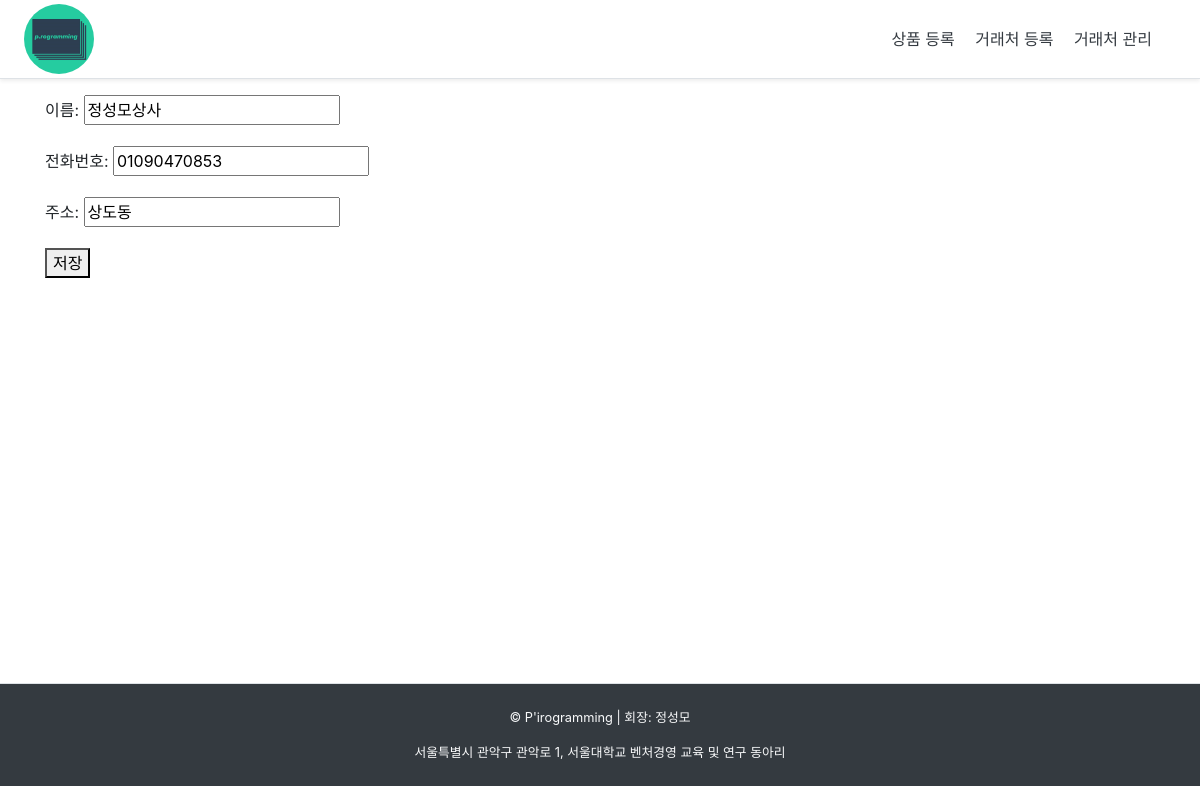
/client/edit/1, run on the app's committed database.
### shop/models.py (models this page shows, shortened)
class Client(models.Model):
    name = models.CharField(max_length=40, verbose_name='이름')
    phone = models.CharField(max_length=40, verbose_name='전화번호')
    address = models.CharField(max_length=100, verbose_name='주소')

### shop/views.py (the view)
# urls.py: path('client/edit/<int:pk>', views.edit_client, name='edit_client'),
def edit_client(request, pk):
    client = Client.objects.get(pk=pk)
    if request.method == 'POST':
        form = ClientForm(request.POST, request.FILES, instance=client)
        if form.is_valid():
            form.save()
        return redirect(client)
    else:
        form = ClientForm(instance=client)
        context = {
            'form': form
        }
        return render(request, 'shop/create_client.html', context)

### shop/forms.py
class ClientForm(ModelForm):
    class Meta:
        model = Client
        fields = '__all__'

### shop/templates/shop/create_client.html (shortened to what this page needs)
{% extends 'index.html' %}
{% block content %}
    <div>
        <form action="" method="POST" enctype="multipart/form-data">
            {{ form.as_p }}
            <button type="submit">저장</button>
        </form>
    </div>
{% endblock %}

### data on the page
Client: name "정성모상사", phone "01090470853", address "상도동"
